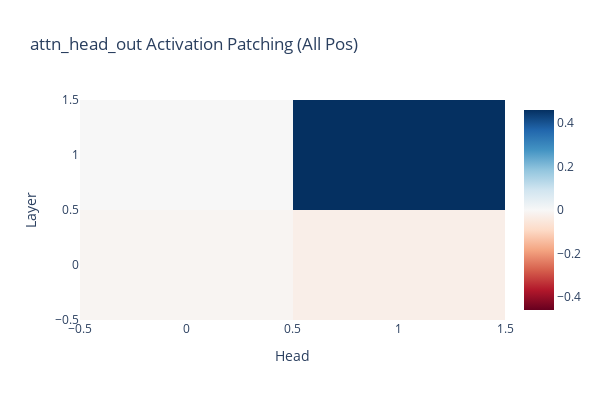

The notebook cell this image was saved under:
### Code cell
act_patch_attn_head_out_all_pos = (
    transformer_lens.patching.get_act_patch_attn_head_out_all_pos(
        model,
        incorrect_string_tokens,
        correct_cache,
        ioi_metric,
    )
)
# Create a figure using plotly.graph_objects
fig = go.Figure(
    data=go.Heatmap(
        z=act_patch_attn_head_out_all_pos.cpu().numpy(),
        colorscale="RdBu",
        zmid=0,
    )
)

# Update the layout
fig.update_layout(
    title="attn_head_out Activation Patching (All Pos)",
    xaxis_title="Head",
    yaxis_title="Layer",
    width=600,
    height=400,
)

# Show the figure
fig.show()

### Figure 1 — Plotly figure (JSON) as saved in the notebook; plotly's stock layout.template omitted (floating-point values rounded to 4 significant figures)
{"data": [{"colorscale": [[0, "rgb(103,0,31)"], [0.1, "rgb(178,24,43)"], [0.2, "rgb(214,96,77)"], [0.3, "rgb(244,165,130)"], [0.4, "rgb(253,219,199)"], [0.5, "rgb(247,247,247)"], [0.6, "rgb(209,229,240)"], [0.7, "rgb(146,197,222)"], [0.8, "rgb(67,147,195)"], [0.9, "rgb(33,102,172)"], [1, "rgb(5,48,97)"]], "type": "heatmap", "z": [[-0.01014, -0.02903], [0.0003387, 0.4601]], "zmid": 0}], "layout": {"height": 400, "title": {"text": "attn_head_out Activation Patching (All Pos)"}, "width": 600, "xaxis": {"title": {"text": "Head"}}, "yaxis": {"title": {"text": "Layer"}}}}
